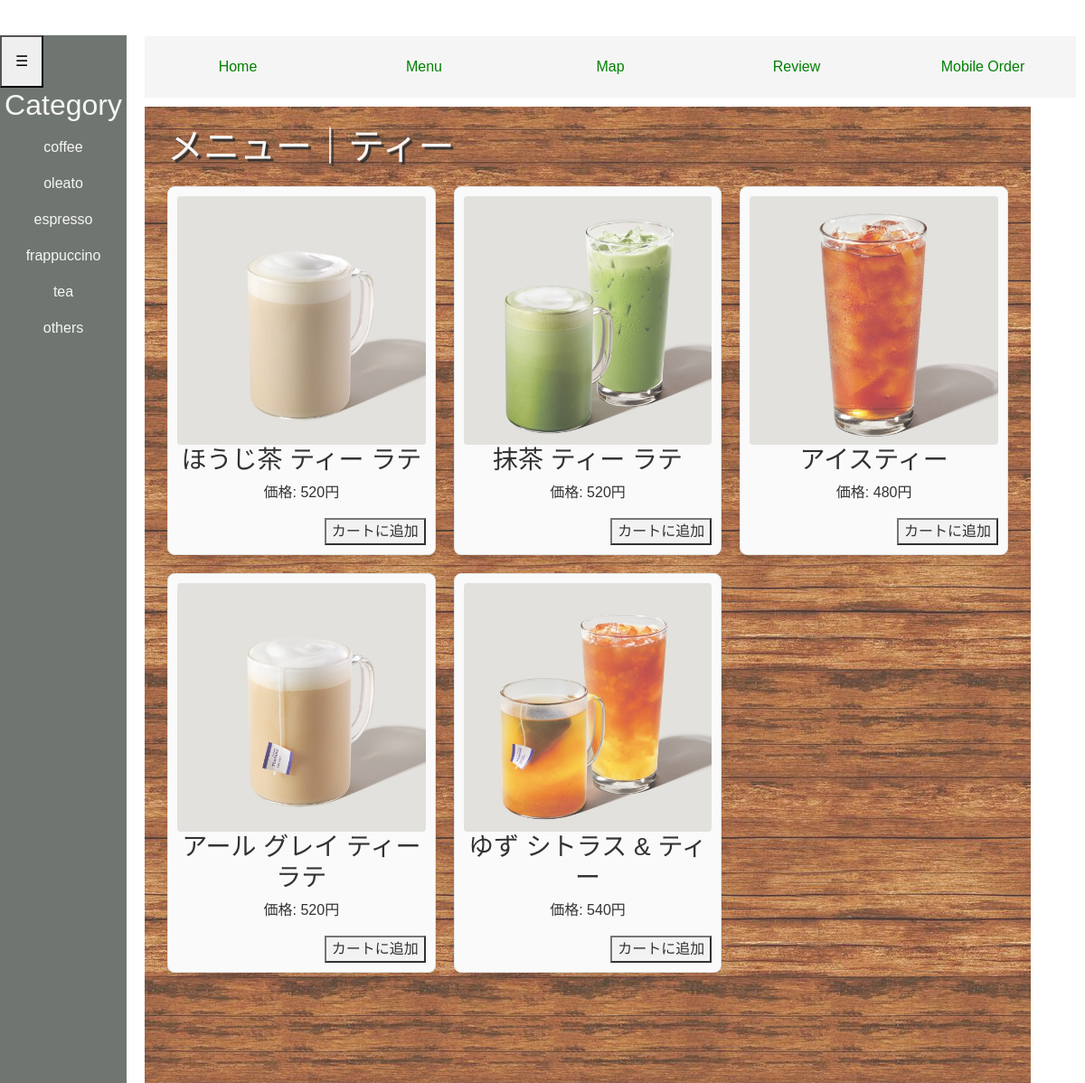
/mobile_order/tea_m, run on the app's committed database.
### cafe/models.py (models this page shows, shortened)
class CafeMenu(models.Model):
    CATEGORY=(('coffee','コーヒー'),
              ('espresso','エスプレッソ'),
              ('oleato','オリアート'),
              ('frappuccino','フラペチーノ'),
              ('tea','ティー'),
              ('others','その他'),
              )
    category = models.CharField(choices=CATEGORY, max_length=20, default='coffee')
    name=models.CharField(
                verbose_name='商品名',
                max_length=100
                )
    price=models.DecimalField(max_digits=5, decimal_places=0)
    description=models.TextField()
    image=models.ImageField(upload_to='menu_images/')

### cafe/views.py (the view)
# urls.py: path('mobile_order/tea_m',views.TeaMobile.as_view(), name='tea_m'),
class TeaMobile(ListView):
    template_name='tea_m.html'
    context_object_name = 'orderby_records'
    model=CafeMenu
    paginate_by=6
    def get_queryset(self):
        return CafeMenu.objects.filter(category='tea')

### cafe/templates/tea_m.html (shortened to what this page needs)
{% load static %}
<head>
    <link href="{% static 'css/bootstrap.min.css' %}" rel="stylesheet">
    <link rel="stylesheet" href="{% static 'css/menu.css' %}">
</head>
<div class="navbar">
  <a href="{% url 'cafe:base' %}">Home</a>
  <a href="{% url 'cafe:menu' %}">Menu</a>
  <a href="{% url 'cafe:map' %}">Map</a>
  <a href="{% url 'photo:index' %}">Review</a>
  <a href="{% url 'cafe:mobile' %}">Mobile Order</a>
</div>
<div class="sidebar">
  <button id="toggleBtn" class="toggle-btn">☰</button>
  <h2>Category</h2>
  <ul>
    <li><a href="{% url 'cafe:coffee_m' %}">coffee</a></li>
    <li><a href="{% url 'cafe:oleato_m' %}">oleato</a></li>
    <li><a href="{% url 'cafe:espresso_m' %}">espresso</a></li>
    <li><a href="{% url 'cafe:frappuccino_m' %}">frappuccino</a></li>
    <li><a href="{% url 'cafe:tea_m' %}">tea</a></li>
    <li><a href="{% url 'cafe:others_m' %}">others</a></li>
</ul>
</div>
<body>
  <div class="menu" style="background-image: url('{% static "img/wood.jpeg" %}'); opacity:0.8;">
    <h1 style="text-shadow: 3px 3px 1px rgba(0, 0, 0, 1);">メニュー｜ティー</h1>
    <div class="menu-grid">
      {% for record in orderby_records %}
        {% if record.category == "tea" %}
          <div class="record">
            <img src="{{ record.image.url }}" alt="{{ record.name }}">
            <h3>{{ record.name }}</h3>
            <p>価格: {{ record.price }}円</p>
            <div style="text-align: right;">
                <button>カートに追加</button>
            </div>
          </div>
        {% endif %}
      {% endfor %}
    </div>
  </div>
</body>
</html>

### static/css/menu.css (style rules this page uses)
body { font-family: 'Noto Sans JP', sans-serif; width: 100%; }
.navbar { width: 1030px; margin-left: 160px; margin-right: 76; margin-top: 40px; display: flex; position: sticky; z-index: 0; background-color: whitesmoke; overflow: hidden; }
.navbar a { flex: 1; padding: 14px 20px; text-align: center; text-decoration: none; color: green; }
.sidebar { background-color: rgb(111, 118, 113); width: 140px; height: 100%; top: 39px; position: fixed; overflow: hidden; margin-bottom: 30px; z-index: 1; }
.sidebar h2 { text-align: center; color: whitesmoke; }
.sidebar ul { list-style-type: none; padding: 0; }
.sidebar ul li { padding: 8px; text-align: center; }
.sidebar ul li a { text-decoration: none; color: whitesmoke; display: block; }
.toggle-btn { padding: 15px; cursor: pointer; position: relative; color: black; }
.menu { font-family: 'Noto Sans JP', sans-serif; margin-left: 150px; flex: 1; padding: 25px; color: whitesmoke; background-color: cadetblue; height: 1080px; top: 10px; bottom: 0; margin-left: 160px; margin-top: 10px; width: 980px; padding-top: 20px; }
img { display: block; margin: 0 auto; }
.record { font-family: 'Noto Sans JP', sans-serif; font-weight: 100; }
.record { font-family: 'Noto Sans JP', sans-serif; font-weight: 100; color: black; }
.menu-grid { display: grid; grid-template-columns: repeat(3, 1fr); grid-gap: 20px; margin: 20px auto; max-width: 1200px; }
.record { text-align: center; border: 1px solid #ddd; border-radius: 8px; padding: 10px; background-color: #f9f9f9; box-shadow: 0 4px 6px rgba(0, 0, 0, 0.1); transition: transform 0.2s ease; }
.record img { max-width: 100%; height: auto; border-radius: 4px; }

### data on the page
CafeMenu: image (picture), name "ほうじ茶 ティー ラテ", price "520"
CafeMenu: image (picture), name "抹茶 ティー ラテ", price "520"
CafeMenu: image (picture), name "アイスティー", price "480"
CafeMenu: image (picture), name "アール グレイ ティー ラテ", price "520"
CafeMenu: image (picture), name "ゆず シトラス & ティー", price "540"
